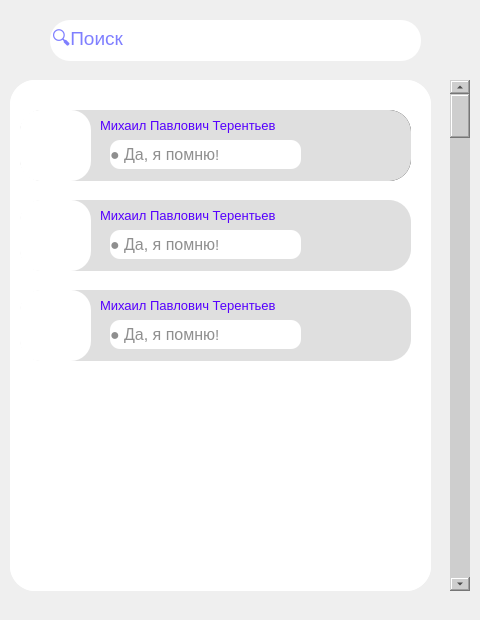
<?xml version="1.0" encoding="UTF-8"?>
<ui version="4.0">
 <class>Dialog</class>
 <widget class="QDialog" name="Dialog">
  <property name="geometry">
   <rect>
    <x>0</x>
    <y>0</y>
    <width>480</width>
    <height>620</height>
   </rect>
  </property>
  <property name="windowTitle">
   <string>Dialog</string>
  </property>
  <property name="styleSheet">
   <string notr="true"/>
  </property>
  <widget class="QLineEdit" name="email">
   <property name="geometry">
    <rect>
     <x>50</x>
     <y>20</y>
     <width>371</width>
     <height>41</height>
    </rect>
   </property>
   <property name="styleSheet">
    <string notr="true">font-size:14pt;
color:rgb(0, 0, 255);
border-radius: 20px;
</string>
   </property>
   <property name="frame">
    <bool>true</bool>
   </property>
   <property name="placeholderText">
    <string>🔍Поиск</string>
   </property>
  </widget>
  <widget class="QScrollBar" name="verticalScrollBar">
   <property name="geometry">
    <rect>
     <x>450</x>
     <y>80</y>
     <width>20</width>
     <height>511</height>
    </rect>
   </property>
   <property name="styleSheet">
    <string notr="true">background-color: rgb(206, 206, 206);</string>
   </property>
   <property name="orientation">
    <enum>Qt::Vertical</enum>
   </property>
  </widget>
  <widget class="QScrollArea" name="scrollArea">
   <property name="geometry">
    <rect>
     <x>10</x>
     <y>80</y>
     <width>421</width>
     <height>511</height>
    </rect>
   </property>
   <property name="styleSheet">
    <string notr="true">background-color: rgb(255, 255, 255);
border-radius: 25px;</string>
   </property>
   <property name="widgetResizable">
    <bool>true</bool>
   </property>
   <widget class="QWidget" name="scrollAreaWidgetContents">
    <property name="geometry">
     <rect>
      <x>0</x>
      <y>0</y>
      <width>421</width>
      <height>511</height>
     </rect>
    </property>
    <widget class="QFrame" name="frame">
     <property name="geometry">
      <rect>
       <x>10</x>
       <y>30</y>
       <width>391</width>
       <height>71</height>
      </rect>
     </property>
     <property name="styleSheet">
      <string notr="true">border-radius: 22px;
background-color: rgb(31, 31, 31);</string>
     </property>
     <property name="frameShape">
      <enum>QFrame::StyledPanel</enum>
     </property>
     <property name="frameShadow">
      <enum>QFrame::Raised</enum>
     </property>
     <widget class="QLabel" name="label_2">
      <property name="geometry">
       <rect>
        <x>80</x>
        <y>0</y>
        <width>231</width>
        <height>31</height>
       </rect>
      </property>
      <property name="text">
       <string>&lt;html&gt;&lt;head/&gt;&lt;body&gt;&lt;p&gt;&lt;span style=&quot; font-size:10pt; color:#ffffff;&quot;&gt;Михаил Павлович Терентьев&lt;/span&gt;&lt;/p&gt;&lt;/body&gt;&lt;/html&gt;</string>
      </property>
     </widget>
     <widget class="QLabel" name="label_8">
      <property name="geometry">
       <rect>
        <x>0</x>
        <y>0</y>
        <width>71</width>
        <height>71</height>
       </rect>
      </property>
      <property name="styleSheet">
       <string notr="true">background-color: rgb(255, 255, 255);
border-radius: 20px;</string>
      </property>
      <property name="text">
       <string/>
      </property>
      <property name="pixmap">
       <pixmap>png/doctor (1).png</pixmap>
      </property>
      <property name="scaledContents">
       <bool>true</bool>
      </property>
     </widget>
     <widget class="QFrame" name="frame_2">
      <property name="geometry">
       <rect>
        <x>0</x>
        <y>0</y>
        <width>391</width>
        <height>71</height>
       </rect>
      </property>
      <property name="styleSheet">
       <string notr="true">border-radius: 22px;
background-color: rgb(223, 223, 223);</string>
      </property>
      <property name="frameShape">
       <enum>QFrame::StyledPanel</enum>
      </property>
      <property name="frameShadow">
       <enum>QFrame::Raised</enum>
      </property>
      <widget class="QLabel" name="label_3">
       <property name="geometry">
        <rect>
         <x>80</x>
         <y>0</y>
         <width>231</width>
         <height>31</height>
        </rect>
       </property>
       <property name="text">
        <string>&lt;html&gt;&lt;head/&gt;&lt;body&gt;&lt;p&gt;&lt;span style=&quot; font-size:10pt; color:#5500ff;&quot;&gt;Михаил Павлович Терентьев&lt;/span&gt;&lt;/p&gt;&lt;/body&gt;&lt;/html&gt;</string>
       </property>
      </widget>
      <widget class="QLabel" name="label_9">
       <property name="geometry">
        <rect>
         <x>0</x>
         <y>0</y>
         <width>71</width>
         <height>71</height>
        </rect>
       </property>
       <property name="styleSheet">
        <string notr="true">background-color: rgb(255, 255, 255);
border-radius: 20px;</string>
       </property>
       <property name="text">
        <string/>
       </property>
       <property name="pixmap">
        <pixmap>png/doctor (1).png</pixmap>
       </property>
       <property name="scaledContents">
        <bool>true</bool>
       </property>
      </widget>
      <widget class="QLabel" name="label">
       <property name="geometry">
        <rect>
         <x>90</x>
         <y>30</y>
         <width>191</width>
         <height>29</height>
        </rect>
       </property>
       <property name="styleSheet">
        <string notr="true">background-color: rgb(255, 255, 255);
border-radius: 10px;</string>
       </property>
       <property name="text">
        <string>&lt;html&gt;&lt;head/&gt;&lt;body&gt;&lt;p&gt;&lt;span style=&quot; font-size:12pt; color:#8f8f8f;&quot;&gt;● Да, я помню&lt;/span&gt;&lt;span style=&quot; font-size:11pt; color:#8f8f8f;&quot;&gt;!&lt;/span&gt;&lt;/p&gt;&lt;/body&gt;&lt;/html&gt;</string>
       </property>
      </widget>
      <widget class="QPushButton" name="pushButton">
       <property name="geometry">
        <rect>
         <x>320</x>
         <y>15</y>
         <width>61</width>
         <height>41</height>
        </rect>
       </property>
       <property name="icon">
        <iconset>
         <normaloff>png/Снимок_экрана_2023-04-27_080109-transformed-transformed.png</normaloff>png/Снимок_экрана_2023-04-27_080109-transformed-transformed.png</iconset>
       </property>
       <property name="iconSize">
        <size>
         <width>45</width>
         <height>45</height>
        </size>
       </property>
      </widget>
     </widget>
    </widget>
    <widget class="QFrame" name="frame_3">
     <property name="geometry">
      <rect>
       <x>10</x>
       <y>120</y>
       <width>391</width>
       <height>71</height>
      </rect>
     </property>
     <property name="styleSheet">
      <string notr="true">border-radius: 22px;
background-color: rgb(223, 223, 223);</string>
     </property>
     <property name="frameShape">
      <enum>QFrame::StyledPanel</enum>
     </property>
     <property name="frameShadow">
      <enum>QFrame::Raised</enum>
     </property>
     <widget class="QLabel" name="label_6">
      <property name="geometry">
       <rect>
        <x>80</x>
        <y>0</y>
        <width>231</width>
        <height>31</height>
       </rect>
      </property>
      <property name="text">
       <string>&lt;html&gt;&lt;head/&gt;&lt;body&gt;&lt;p&gt;&lt;span style=&quot; font-size:10pt; color:#5500ff;&quot;&gt;Михаил Павлович Терентьев&lt;/span&gt;&lt;/p&gt;&lt;/body&gt;&lt;/html&gt;</string>
      </property>
     </widget>
     <widget class="QLabel" name="label_11">
      <property name="geometry">
       <rect>
        <x>0</x>
        <y>0</y>
        <width>71</width>
        <height>71</height>
       </rect>
      </property>
      <property name="styleSheet">
       <string notr="true">background-color: rgb(255, 255, 255);
border-radius: 20px;</string>
      </property>
      <property name="text">
       <string/>
      </property>
      <property name="pixmap">
       <pixmap>png/doctor (2).png</pixmap>
      </property>
      <property name="scaledContents">
       <bool>true</bool>
      </property>
     </widget>
     <widget class="QLabel" name="label_7">
      <property name="geometry">
       <rect>
        <x>90</x>
        <y>30</y>
        <width>191</width>
        <height>29</height>
       </rect>
      </property>
      <property name="styleSheet">
       <string notr="true">background-color: rgb(255, 255, 255);
border-radius: 10px;</string>
      </property>
      <property name="text">
       <string>&lt;html&gt;&lt;head/&gt;&lt;body&gt;&lt;p&gt;&lt;span style=&quot; font-size:12pt; color:#8f8f8f;&quot;&gt;● Да, я помню&lt;/span&gt;&lt;span style=&quot; font-size:11pt; color:#8f8f8f;&quot;&gt;!&lt;/span&gt;&lt;/p&gt;&lt;/body&gt;&lt;/html&gt;</string>
      </property>
     </widget>
     <widget class="QPushButton" name="pushButton_3">
      <property name="geometry">
       <rect>
        <x>320</x>
        <y>15</y>
        <width>61</width>
        <height>41</height>
       </rect>
      </property>
      <property name="icon">
       <iconset>
        <normaloff>png/Снимок_экрана_2023-04-27_080109-transformed-transformed.png</normaloff>png/Снимок_экрана_2023-04-27_080109-transformed-transformed.png</iconset>
      </property>
      <property name="iconSize">
       <size>
        <width>45</width>
        <height>45</height>
       </size>
      </property>
     </widget>
    </widget>
    <widget class="QFrame" name="frame_4">
     <property name="geometry">
      <rect>
       <x>10</x>
       <y>210</y>
       <width>391</width>
       <height>71</height>
      </rect>
     </property>
     <property name="styleSheet">
      <string notr="true">border-radius: 22px;
background-color: rgb(223, 223, 223);</string>
     </property>
     <property name="frameShape">
      <enum>QFrame::StyledPanel</enum>
     </property>
     <property name="frameShadow">
      <enum>QFrame::Raised</enum>
     </property>
     <widget class="QLabel" name="label_12">
      <property name="geometry">
       <rect>
        <x>80</x>
        <y>0</y>
        <width>231</width>
        <height>31</height>
       </rect>
      </property>
      <property name="text">
       <string>&lt;html&gt;&lt;head/&gt;&lt;body&gt;&lt;p&gt;&lt;span style=&quot; font-size:10pt; color:#5500ff;&quot;&gt;Михаил Павлович Терентьев&lt;/span&gt;&lt;/p&gt;&lt;/body&gt;&lt;/html&gt;</string>
      </property>
     </widget>
     <widget class="QLabel" name="label_13">
      <property name="geometry">
       <rect>
        <x>0</x>
        <y>0</y>
        <width>71</width>
        <height>71</height>
       </rect>
      </property>
      <property name="styleSheet">
       <string notr="true">background-color: rgb(255, 255, 255);
border-radius: 20px;</string>
      </property>
      <property name="text">
       <string/>
      </property>
      <property name="pixmap">
       <pixmap>png/doctor.png</pixmap>
      </property>
      <property name="scaledContents">
       <bool>true</bool>
      </property>
     </widget>
     <widget class="QLabel" name="label_14">
      <property name="geometry">
       <rect>
        <x>90</x>
        <y>30</y>
        <width>191</width>
        <height>29</height>
       </rect>
      </property>
      <property name="styleSheet">
       <string notr="true">background-color: rgb(255, 255, 255);
border-radius: 10px;</string>
      </property>
      <property name="text">
       <string>&lt;html&gt;&lt;head/&gt;&lt;body&gt;&lt;p&gt;&lt;span style=&quot; font-size:12pt; color:#8f8f8f;&quot;&gt;● Да, я помню&lt;/span&gt;&lt;span style=&quot; font-size:11pt; color:#8f8f8f;&quot;&gt;!&lt;/span&gt;&lt;/p&gt;&lt;/body&gt;&lt;/html&gt;</string>
      </property>
     </widget>
     <widget class="QPushButton" name="pushButton_4">
      <property name="geometry">
       <rect>
        <x>320</x>
        <y>15</y>
        <width>61</width>
        <height>41</height>
       </rect>
      </property>
      <property name="icon">
       <iconset>
        <normaloff>png/Снимок_экрана_2023-04-27_080109-transformed-transformed.png</normaloff>png/Снимок_экрана_2023-04-27_080109-transformed-transformed.png</iconset>
      </property>
      <property name="iconSize">
       <size>
        <width>45</width>
        <height>45</height>
       </size>
      </property>
     </widget>
    </widget>
   </widget>
  </widget>
 </widget>
 <resources/>
 <connections/>
</ui>
